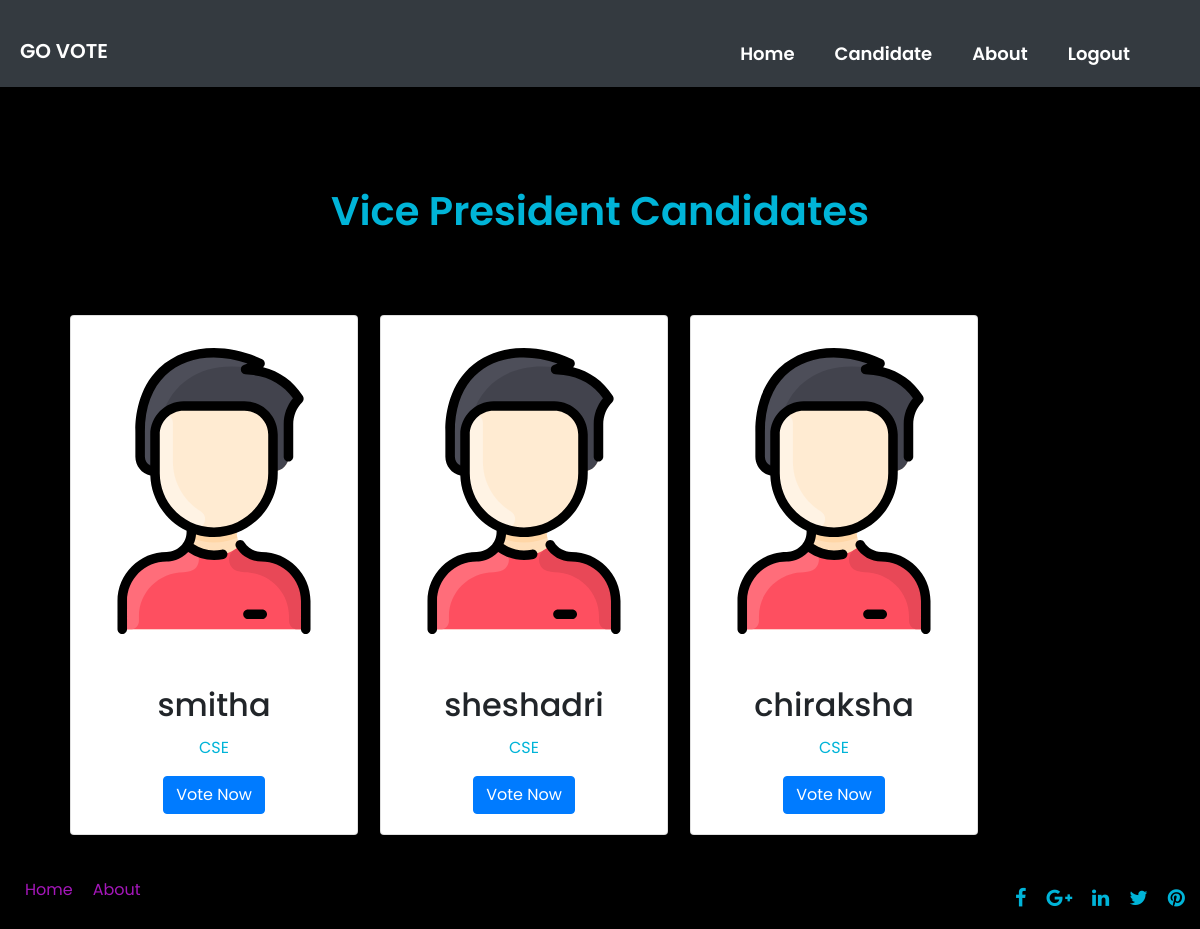
The app's page /2nd_cand.php with its own data.
### tables this page shows
CREATE TABLE `candidates` (
  `name` varchar(50) NOT NULL,
  `email` varchar(100) DEFAULT NULL,
  `branch` varchar(30) DEFAULT NULL,
  `rollno` bigint(30) NOT NULL,
  `pname` varchar(50) NOT NULL,
  `approve_status` int(11) DEFAULT 0 COMMENT '0 for pending , 1 for approve 2 for reject'
);

### 2nd_cand.php (the view, shortened to what this page needs)
<!DOCTYPE html>
<html lang="en">
<head>
<link rel="stylesheet" href="css/bootstrap.min.css">
<link rel="stylesheet" href="https://stackpath.bootstrapcdn.com/font-awesome/4.7.0/css/font-awesome.min.css">
<link rel="stylesheet" href="css/style.css">
</head>
<body>
  <div class="container-fluid" id="cont-3">
    <header id="nav-bar">
      <nav class="navbar navbar-expand-lg navbar-light bg-dark">
        <a class="navbar-brand" href="index.php"  style="color: white; font-weight: 600; margin-top: 15px;">GO VOTE</a>
        <div class="collapse navbar-collapse" id="navbarNav">
          <ul class="navbar-nav ml-auto animate__animated animate__bounceInDown" style="padding-right: 50px;">
            <li class="nav-item" >
              <a class="nav-link" href="index.php" style="color:white; font-weight: 600; text-align: center; font-size: 18px; margin-top: 20px;  text-transform: capitalize; padding: 20px;">Home</a>
            </li>
            <li class="nav-item" >
              <a class="nav-link" href="year.php"  style="color: white; font-weight: 600; text-align: center; font-size: 18px; margin-top: 20px;  text-transform: capitalize; padding: 20px;">Candidate</a>
            </li>
            <li class="nav-item" >
              <a class="nav-link" href="about.php"  style="color: white; font-weight: 600; text-align: center; font-size: 18px; margin-top: 20px;  text-transform: capitalize; padding: 20px;">About</a>
            </li>
            <li class="nav-item" >
                  <a class="nav-link" href="logout.php"  style="color: white; font-weight: 600; text-align: center; font-size: 18px; margin-top: 20px;  text-transform: capitalize; padding: 20px;">Logout</a>
                </li>
          </ul>
        </div>
    </nav>
</header>
<div class="container">
         <div class="row">
           <div class="col-md-12" >
           <h1 class="text-center">
           <p class="text-center" style="margin-bottom: 50px;">Vice President Candidates</p>
         </div>
         <?php
   $sql = "select * from candidates where approve_status=1 and pname='vice president'";
   include("dbConnect.php");
       $result= $pdo->query($sql);
     $rs =   $result->fetchAll();
     foreach($rs as $row){
?>
          <div class="col-md-3 " style=" margin-left:25px; padding-top: 30px;">
                <div class="card" style="width: 18rem;">
                  <img class="card-img-top" src="img/9.svg" alt="shinzo" height="350px">
                  <div class="card-body">
                    <h2 class="card-title"><?php echo $row['name']; ?></h2>
                    <p class="card-text"><?php echo $row['branch']; ?></p>
                    <a href="confirmation_2.php" class="btn btn-primary">Vote Now</a>
                  </div>
                </div>
              </div>
              <?php } ?>
          </div>
        </div>
      <section>
        <div class="container-fluid">
          <div class="row">
            <div class="col-md-6">
              <hr>
              <div class="Footer">
                <ul style="display: flex;">
                  <li style="list-style: none; padding: 10px; "><a href="index.php" style="text-decoration: none; color: #a517ba;">Home</a></li>
                  <li style="list-style: none; padding: 10px; "><a href="about.php" style="text-decoration: none; color: #a517ba;">About</a></li>
                   </ul>
              </div>
            </div>
            <div class="col-md-6">
              <hr>
              <div class="social-icon">
                <ul >
                                <li>
                                    <a href="">
                                        <i class="fa fa-facebook"></i>
                                    </a>
                                </li>
                                <li>
                                    <a href="">
                                        <i class="fa fa-google-plus"></i>
                                    </a>
                                </li>
                                <li>
                                    <a href="">
                                        <i class="fa fa-linkedin"></i>
                                    </a>
                                </li>
                                <li>
                                    <a href="">
                                        <i class="fa fa-twitter"></i>
                                    </a>
                                </li>
                                <li>
                                    <a href="">
                                        <i class="fa fa-pinterest"></i>
                                    </a>
                                </li>
                            </ul>
              </div>
            </div>
          </div>
        </div>
        </section>
</body>
</html>

### css/style.css (style rules this page uses)
* { margin: 0; padding: 0; box-sizing: border-box; font-family: 'Poppins', sans-serif; scroll-behavior: smooth; text-align: center; }
body { background-color:black; }
#nav-bar { position: sticky; }
.navbar { background-color: black; padding: 0; }
.navbar-brand { height: 40px; padding-left: 20px; }
h1 { font-size: 40px; font-weight: 600; margin-top: 100px; }
#cont-3 { margin-left: 0; margin-right: 0; padding-left: 0; padding-right: 0; max-width: 100%; }
p,h1,ul { color: #00b4d8; }
.social-icon ul { list-style: none; display: flex; justify-content: flex-end; }
.social-icon li { padding-left: 20px; padding-top: 15px; }
.social-icon li a { color:#00b4d8; font-size: 20px; }

### 2nd_cand.php (style rules this page uses)
* { margin: 0; padding: 0; box-sizing: border-box; scroll-behavior: smooth; text-align: center; font-family: 'Poppins', sans-serif; }

### records on screen
candidates: name "smitha", branch "CSE"
candidates: name "sheshadri", branch "CSE"
candidates: name "chiraksha", branch "CSE"
